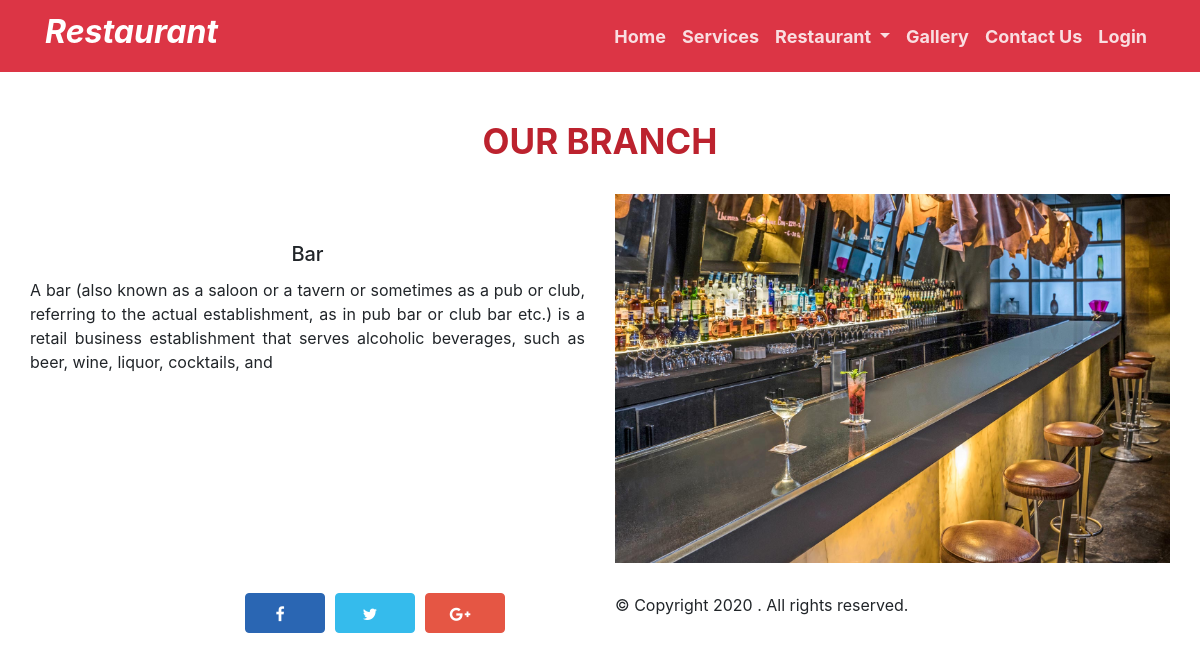
Screenshot of /restaurant.php?id=1 with the database file from the repository.
### tables this page shows
CREATE TABLE `service` (
  `id` int(11) NOT NULL,
  `name` varchar(255) NOT NULL,
  `info` varchar(255) NOT NULL,
  `img` varchar(255) NOT NULL,
  `disc` varchar(255) NOT NULL,
  `type` int(11) NOT NULL
);

### restaurant.php (the view)
<?php
	$title='Service';
	include'header.php';
?>
   <div class="container">
		<div class="row">
			<div class="col-12 mt-5">
				<h2 class="text-center text-uppercase head"><b>Our Branch</b></h2>
				<br>
			</div>
			<div class="row text-justify">
			<?php
				$id = $_GET['id'];
				$service = mysqli_query($con, "select * from service where type='$id'");
				$no =1;
				while($row = mysqli_fetch_assoc($service)){
					if($no % 2==0){
			?>
						<div class="col-md-6">
							<img src="image/<?php echo $row['img'] ?>" class=" img-fluid" alt="icon">
						</div>
						<div class="col-md-6">
							<h5 class="card-title text-center mt-5"><?php echo $row['name'] ?></h5>
							<p class="card-text"><?php echo $row['disc'] ?></p>
						</div>
						<hr/>
					<?php }else{ ?>
						<div class="col-md-6">
							<h5 class="card-title text-center mt-5"><?php echo $row['name'] ?></h5>
							<p class="card-text"><?php echo $row['disc'] ?></p>
						  </div>
						<div class="col-md-6">
							<img src="image/<?php echo $row['img'] ?>" class=" img-fluid" alt="icon">
						</div>
				<?php }
					$no++;
				}  ?>
			</div>
	</div>
<?php include'footer.php';
?>

### header.php (shortened to what this page needs)
<!doctype html>
<html lang="en">
  <head>
    <link rel="stylesheet" href="https://stackpath.bootstrapcdn.com/bootstrap/4.4.1/css/bootstrap.min.css">
    <link rel="stylesheet" href="font\awesome\css\font-awesome.min.css">
	<link rel="stylesheet" href="//cdnjs.cloudflare.com/ajax/libs/lightbox2/2.11.1/css/lightbox.min.css">
	<link rel="stylesheet" type="text/css" href="css/login2.css">
    <link rel="stylesheet" href="css\style.css">
  </head>
  <body>
	<nav class="navbar navbar-expand-lg  navbar-dark bg-danger">
		<div class="container">
			<a class="navbar-brand" href="index.php"><h2><b><i>Restaurant</i></b></h2></a>
		  <div class="collapse navbar-collapse "  id="navbarSupportedContent">
			<ul class="navbar-nav ml-auto">
			  <li class="nav-item <?php if($title == 'Home') { echo 'active'; } ?>">
				<a class="nav-link" href="index.php">Home <span class="sr-only">(current)</span></a>
			  </li>
			  <li class="nav-item <?php if($title == 'About Us') { echo 'active'; } ?>">
				<a class="nav-link" href="about.php">Services</a>
			  </li>
			  <li class="nav-item dropdown <?php if($title == 'Restaurant') { echo 'active'; } ?>">
				<a class="nav-link dropdown-toggle" href="#" id="navbarDropdown" role="button" data-toggle="dropdown" aria-haspopup="true" aria-expanded="false">
				  Restaurant
				</a>
			  </li>
			  <li class="nav-item <?php if($title == 'Gallery') { echo 'active'; } ?>">
				<a class="nav-link " href="gallery.php" tabindex="-1" aria-disabled="true">Gallery</a>
			  </li>
			  <li class="nav-item <?php if($title == 'Contact US') { echo 'active'; } ?>">
				<a class="nav-link " href="contact.php" tabindex="-1" aria-disabled="true">Contact Us</a>
			  </li>
			  <?php if(!empty($_SESSION['log'])) { ?>
			  <li class="nav-item <?php if($title == 'Login') { echo 'active'; } ?>">
				<a class="nav-link " href="login1.php" tabindex="-1" aria-disabled="true"><?php echo $_SESSION['name'] ?>Login</a>
			  </li>
			<?php } else{ ?>
				<li class="nav-item <?php if($title == 'Login') { echo 'active'; } ?>">
				<a class="nav-link " href="login1.php" tabindex="-1" aria-disabled="true">Login</a>
			  </li>
			<?php } ?>
			</ul>
		  </div>
	  </div>
	</nav>

### footer.php (shortened to what this page needs)
	<div class="footer">
		<div class="container">
			<div class="row">
				<div class="col-md-4 offset-md-2  col-sm-6">
					<div class="social_icon">
						<ul>
							<li><a href="https://www.facebook.com" target="_blank" class="gap facebook"><i class="fa fa-facebook" aria-hidden="true"></i></a> </li>
							<li><a href="https://www.twitter.com" target="_blank" class="gap twitter"><i class="fa fa-twitter" aria-hidden="true"></i></a> </li>
							<li><a href="https://www.google.com" target="_blank" class="gap google"><i class="fa fa-google-plus" aria-hidden="true"></i></a> </li>
						</ul>
					</div>
				</div>
				<div class="col-md-4 col-sm-6">
					<div class="copyright"> &copy; Copyright 2020 .  All rights reserved.</div>
				</div>
			</div>
		</div>
	</div>
  </body>
</html>

### css/login2.css (style rules this page uses)
* { margin:0px; padding:0px; }

### css/style.css (style rules this page uses)
.head { font-size: 35px !important; border-width: thick !important; color: #bc222e !important; text-transform: uppercase !important; }
a.nav-link { font-size: 18px; font-weight: 700; color: #fdf6f7e0 !important; }
.footer { margin-top: 30px; }
.social_icon ul { margin: 0; padding: 0; list-style: none; }
.gap { margin-right: 10px }
.social_icon ul li:first-child { margin-left: 0px }
.facebook { background: #2a66b3; border: 1px solid #2a66b3 }
.social_icon ul li a i { margin-right: 10px }
.twitter { background: #35bbec; border: 1px solid #35bbec }
.social_icon ul li a { float: left; border-radius: 4px; line-height: 40px; color: #fff; height: 40px; width: 80px; text-align: center; margin-bottom: 40px }
.google { background: #e55644; border: 1px solid #e55644 }

### rows the page displays
service: name "Bar", disc "A bar (also known as a saloon or a tavern or sometimes as a pub or club, referring to the actual establishment, as in pub bar or club bar etc.) is a retail business establishment that serves alcoholic beverages, such as beer, wine, liquor, cocktails, and", img (picture)
